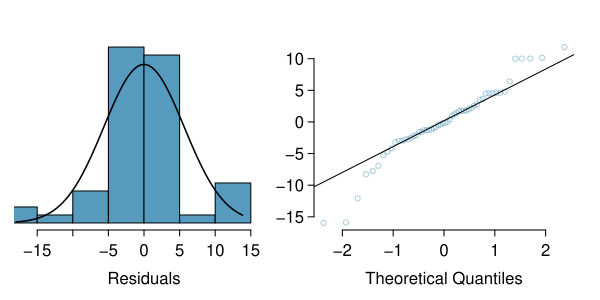

Reproduce this figure in R.
library(openintro)
library(oibiostat)

data(COL)
data(forest.birds)

library(plyr)

forest.birds$grazing.binary = forest.birds$grazing.intensity
forest.birds$grazing.binary = mapvalues(forest.birds$grazing.binary,
                                        from = c("light", "less than average",
                                                 "average", "moderately heavy"),
                                        to = c("moderate", "moderate", "moderate",
                                               "moderate"))


residuals = resid(lm(abundance ~ log.area + grazing.binary, data=forest.birds))
predicted = predict(lm(abundance ~ log.area + grazing.binary, data=forest.birds))

myPDF("forestbirdsAbunLogAreaGrazingNormPlots.pdf", 6, 3,
      mfrow = c(1, 2),
      mgp = c(1.9, 0.5, 0),
      #mar = c(3, 3, .5, 1) + 0.1)
      mar = c(3, 0.2, 1.5, 0.8) + 0.5)

#par(mar = c(3,4,1,0))

NormalHist <- function(obs, hold, M, SD, col) {
  plot(0, 0,
       type = 'n',
       xlab = 'Residuals',
       ylab = '',
       axes = FALSE,
       main = '',
       xlim = M + c(-3, 3) * SD,
       ylim = c(0, max(hold$density)))
  for (i in 1:length(hold$counts)) {
    rect(hold$breaks[i], 0,
         hold$breaks[i + 1], hold$density[i],
         col = col)
  }
  axis(1)
  x <- seq(min(obs) - 2, max(obs) + 2, 0.01)
  y <- dnorm(x, M, SD)
  lines(x, y, lwd = 1.5)
}

obs = residuals
hold <- hist(residuals, plot = FALSE)


NormalHist(residuals, hold, mean(residuals), sd(residuals), COL[1])

qqnorm(residuals,
       cex = 0.7,
       main = '',
       axes = FALSE,
       ylab = "Sample Quantiles",
       col = COL[1,3])
axis(1)
axis(2)
qqline(residuals)


dev.off()
